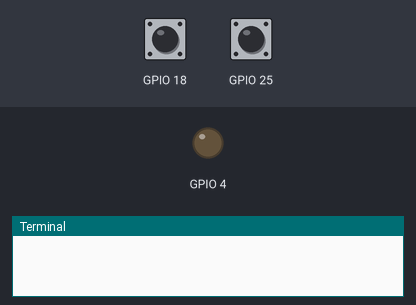
Recording of a program running on a simulated Raspberry Pi (BCM pin numbers). Shown: output pins drawn as LEDs (lit = HIGH), the last lines printed to the terminal. The test bench sets the inputs (shaded band); at power-on: GPIO 18 HIGH, GPIO 25 HIGH.

Above: at 1.2 s.
1.3 s: GPIO 18 pulled LOW for 0.15 s
At 1.8 s:
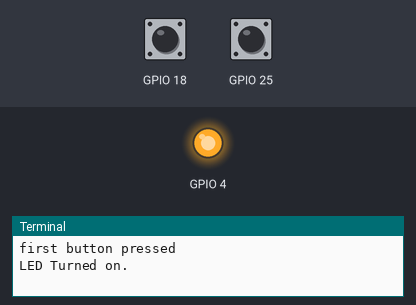
2.9 s: GPIO 25 pulled LOW for 0.15 s
At 3.8 s:
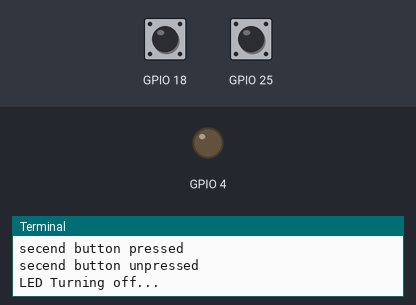
4.5 s: GPIO 18 pulled LOW for 1 s
At 5.5 s:
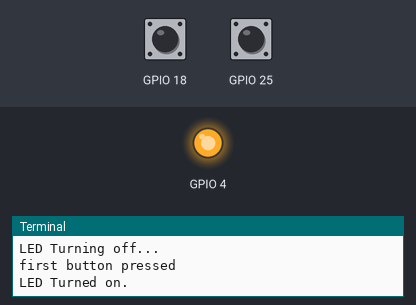
7.0 s: GPIO 25 pulled LOW for 1 s
At 9.3 s:
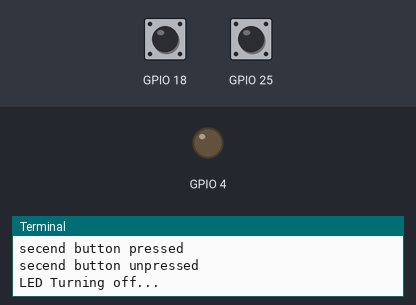
Timing chart, 0 to 10.5 s (numbered marks = the images above; inputs shaded):
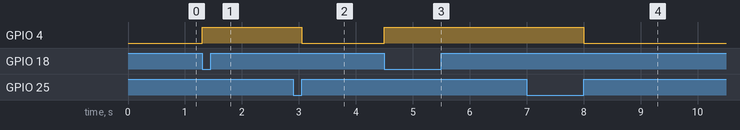

The program:

2btn_1LED.py
```python
import RPi.GPIO as GPIO

GPIO.setwarnings(False)
GPIO.setmode(GPIO.BCM)
GPIO.setup(4, GPIO.OUT, initial= 0) # initial : مقدار اولیه 0 میشود
GPIO.setup(18, GPIO.IN, pull_up_down= GPIO.PUD_UP)
GPIO.setup(25, GPIO.IN, pull_up_down= GPIO.PUD_UP)

def printFunc():
    GPIO.output(4, 1)
    print('first button pressed\nLED Turned on.')

GPIO.add_event_detect(18, GPIO.FALLING,
 callback=lambda x: printFunc(), bouncetime= 300)

while True:
    GPIO.wait_for_edge(25, GPIO.FALLING)
    print('secend button pressed')
    GPIO.wait_for_edge(25, GPIO.RISING)
    print('secend button unpressed\nLED Turning off...')
    GPIO.output(4, 0)
```

Measured:
- after the input at 1.3 s, GPIO 4: LOW → HIGH at once
- after the input at 2.9 s, GPIO 4: HIGH → LOW after 0.15 s
- after the input at 4.5 s, GPIO 4: LOW → HIGH at once
- after the input at 7.0 s, GPIO 4: HIGH → LOW after 1.0 s
